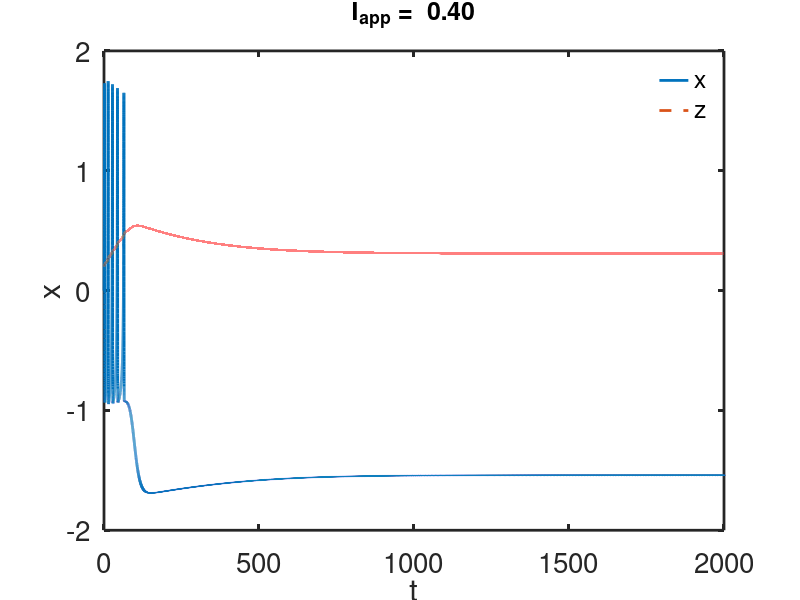
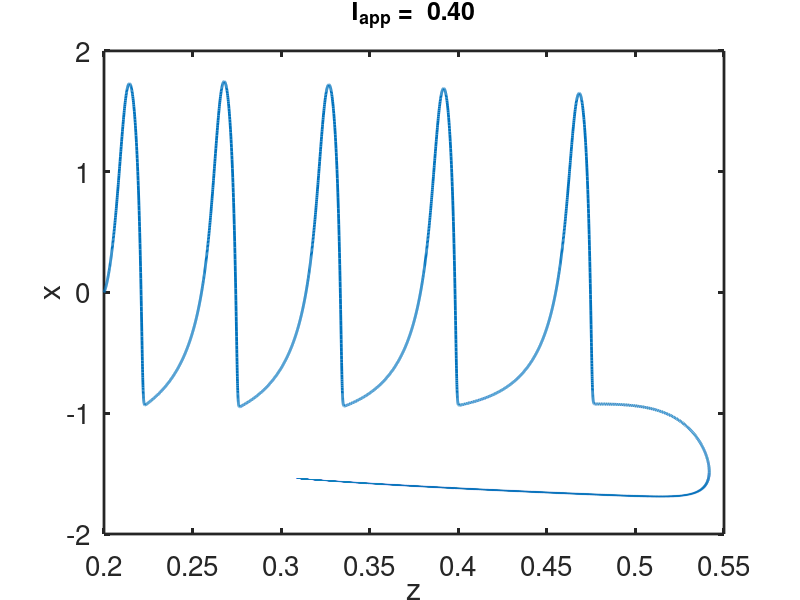
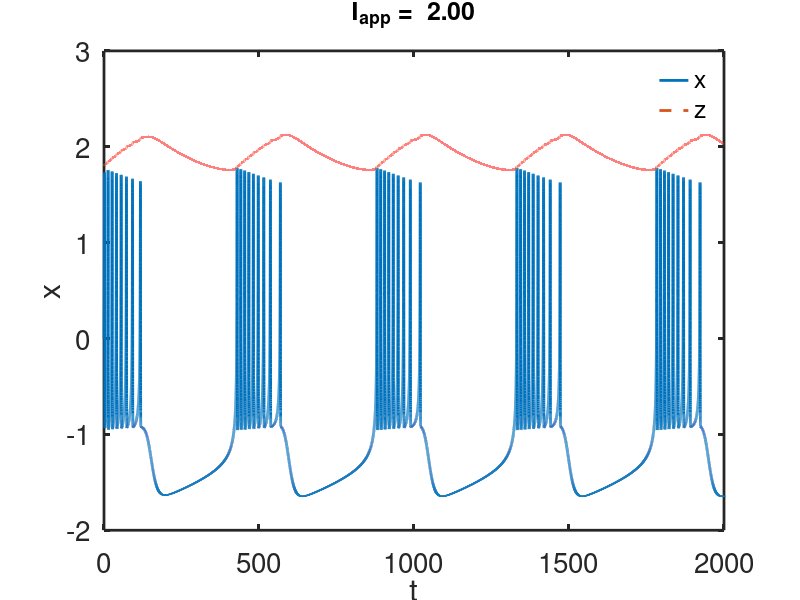
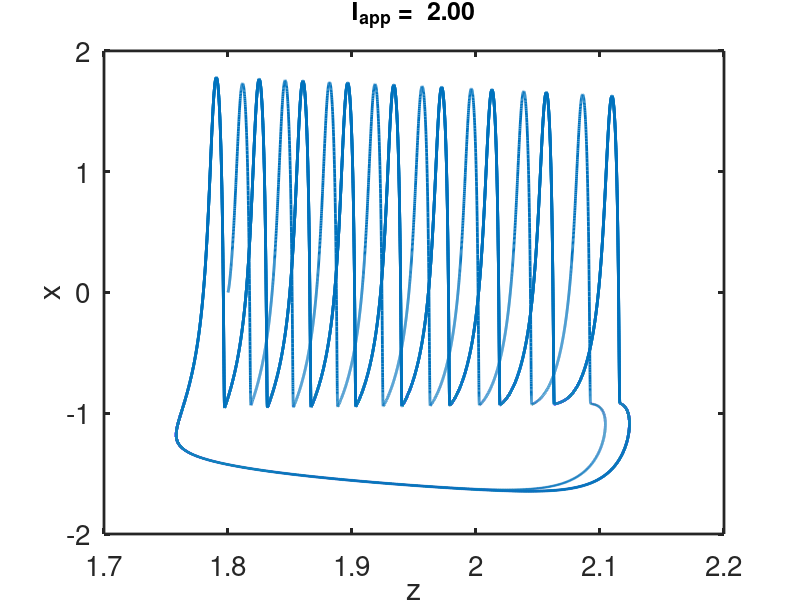

Recreate these plots in MATLAB, in order.
% hindmarsh Rose 3 variable polynomial system subsystem

function hindmarsh_rose 
global   Iapp  r s  x1
set(0,                           ...
   'defaultaxesfontsize', 20,   ...
   'defaultaxeslinewidth', 2.0, ...
 'defaultlinelinewidth', 2.0);

%parameters
 
Iapp=0;
r=0.001;
s=4;
x1 = -(1+sqrt(5))/2; ...
    
 Ilist=[0.4,2,4];
 for j=1:length(Ilist)
     Iapp=Ilist(j)
%initial data
zstart=[0.2,1.8,2];

init=[0,0,zstart(j)];

total=2000;
tstep = 0.01;
tic
%specify the output points
tspan = [0:tstep:total];
[T,S] = ode23(@deRHS,tspan, init, odeset('maxstep',10));  
toc

figure(2*j-1)
plot(T ,S(:,1),T,S(:,3) ,'--')
  formatSpecF = '%6.2f\n';
 
 title(strcat('I_{app} = ',sprintf(formatSpecF,Iapp)),'fontsize',18)
legend('boxoff')
legend('x','z')
ylabel('x')
xlabel('t')

figure(2*j)
plot(S(:,3),S(:,1) )
 formatSpecF = '%6.2f\n';
 
 title(strcat('I_{app} = ',sprintf(formatSpecF,Iapp)),'fontsize',18)
xlabel('z')
ylabel('x')
 end
function s_prime=deRHS(t,sol) 
global  Iapp  r s x1
x=sol(1); 
y=sol(2);
z=sol(3);

xp = y - x^3 + 3*x^2 + Iapp -z  ;
yp = 1 - 5*x^2 - y;
zp = r*(s*(x-x1)-z);

s_prime =[xp;yp;zp];
